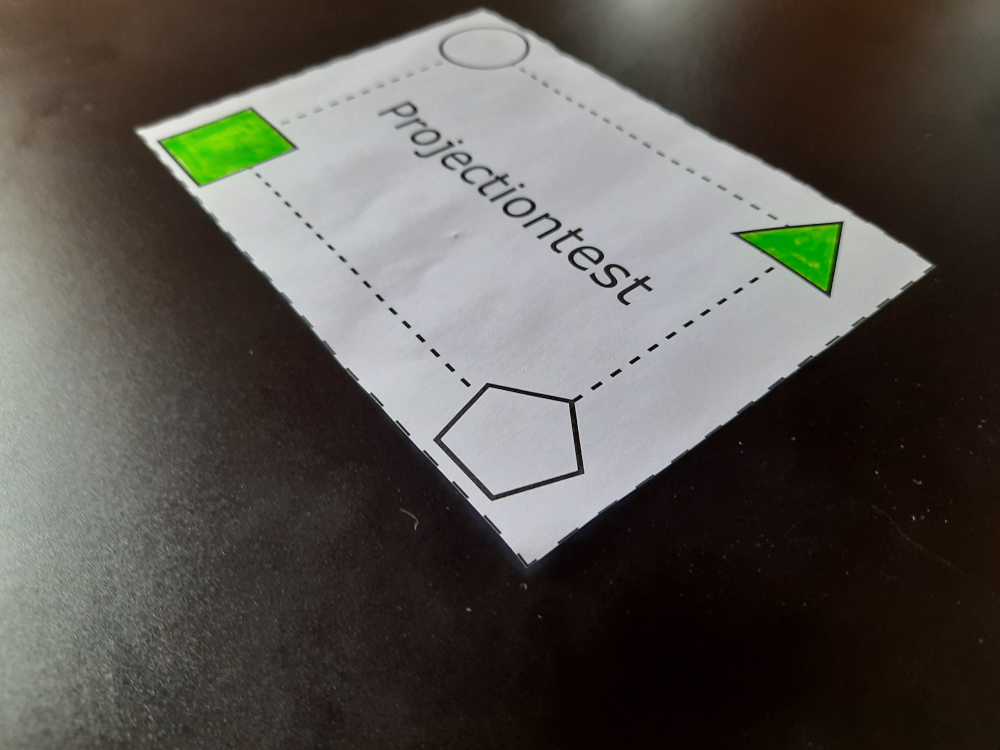
#> input picture 01_downloaded_tweetimgs/test_20200514_02.jpg, 4000 x 3000 px (shown at 1/4 size); its folder holds only this picture in this run
$ python -i growdetect.py   (imports and definitions only)
#> lines starting #> are read from the running program, lines starting #| are printed output that depends on the picture; after the words box and inside, x2 and y2 are one past the last pixel; in counts of white or black regions, pixels touching at a corner belong together
#> in process_image, img_src is the input picture: shape (3000, 4000, 3); mean B, G, R 80.9, 86.2, 89.9
import cv2
import numpy as np
from matplotlib import pyplot as plt
import time
import functools
import glob

def rescale(img_process, scale_percent=20):
#> called with scale_percent = 50
    width = int(img_process.shape[1] * scale_percent / 100)
#> width = 2000
    height = int(img_process.shape[0] * scale_percent / 100)
#> height = 1500
    dim = (width, height)
#> dim = (2000, 1500)
    invdim = np.array([img_process.shape[1]/width, img_process.shape[0]/height])
#> invdim = [2, 2]

    res = cv2.resize(img_process,dim)
    return (res, invdim)


def drawimg(img_src, v, future=None):
    draw_img = img_src.copy()
    for c in v:
        cv2.drawContours(draw_img, [c], 0,[255,0,0], 3)
    if future is not None:
        cv2.drawContours(draw_img, [future], 0,[0,0,255], 3)
    cv2.imshow("SRC",draw_img)
    draw_img = img_src.copy()
    for c in v:
        cv2.drawContours(draw_img, [c], 0,[255,0,0], 3)
    cv2.imshow("GREY",draw_img)


def grow_x(v, s = 5, idx = range(8)):
    ret = v.copy()
    if 0 in idx:
        ret[0] += [-s,0]
    if 2 in idx:
        ret[2] += [s,0]
    if 3 in idx:
        ret[3] += [s,0]
    if 4 in idx:
        ret[4] += [s,0]
    if 6 in idx:
        ret[6] += [-s,0]
    if 7 in idx:
        ret[7] += [-s,0]
    return ret


def grow_y(v, s = 5, idx = range(8)):
    ret = v.copy()
    if 0 in idx:
        ret[0] += [0,-s]
    if 1 in idx:
        ret[1] += [0,-s]
    if 2 in idx:
        ret[2] += [0,-s]
    if 4 in idx:
        ret[4] += [0,s]
    if 5 in idx:
        ret[5] += [0,s]
    if 6 in idx:
        ret[6] += [0,s]
    return ret


def grow(v, s, idx = range(8)):
    ret = v.copy()
    if 0 in idx:
        ret[0] += [-s,-s]
    if 1 in idx:
        ret[1] += [0,-s]
    if 2 in idx:
        ret[2] += [s,-s]
    if 3 in idx:
        ret[3] += [s,0]
    if 4 in idx:
        ret[4] += [s,s]
    if 5 in idx:
        ret[5] += [0,s]
    if 6 in idx:
        ret[6] += [-s,s]
    if 7 in idx:
        ret[7] += [-s,0]
    return ret


def get_pixel(img_grey, countour):
    # Create a mask image that contains the contour filled in
    cimg = np.zeros_like(img_grey)
    cv2.drawContours(cimg, [countour], 0, color=255, thickness=-1)

    # Access the image pixels and create a 1D numpy array
    pts = np.where(cimg == 255)
    return img_grey[pts[0], pts[1]]


growdirs = [[0,1,2],[2,3,4],[4,5,6],[6,7,0]]

step = 10

def process_image(img_file):

    img_src = cv2.imread(img_file, cv2.IMREAD_UNCHANGED)
    img_src, invdim = rescale(img_src, scale_percent=50) # pylint: disable=unused-variable
#> invdim = [2, 2]
    img_grey = cv2.cvtColor(img_src, cv2.COLOR_BGR2GRAY)
    thres, _ = cv2.threshold(img_grey, 20, 200, cv2.THRESH_BINARY + cv2.THRESH_OTSU)
#> thres = 103
    _, img_grey = cv2.threshold(img_grey, thres-1, 255, cv2.THRESH_BINARY)
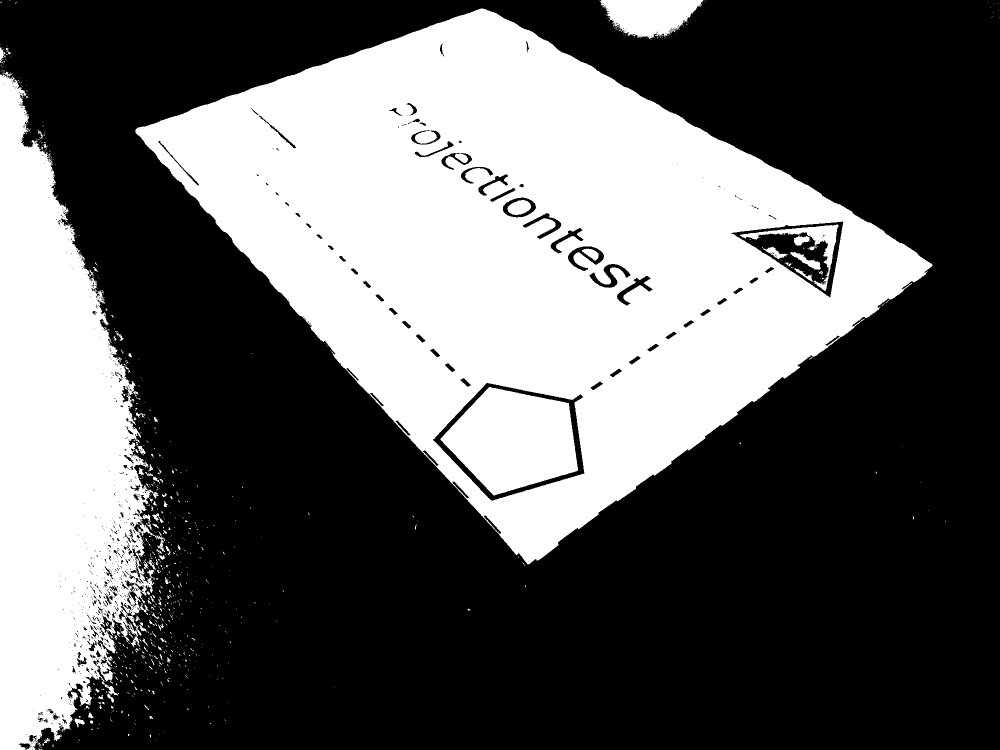
#> img_grey: shape (1500, 2000) (shown at 1/2 size); 37.9% white; 936 white regions (849 under 20 px), largest, box (x1, y1, x2, y2) and area: (270, 17, 1865, 1129) 813019, (0, 149, 330, 1500) 258731, (881, 774, 1156, 991) 40175
    org = np.array([int(img_grey.shape[0]/2),int(img_grey.shape[1]/2)])
#> org = [750, 1000]
    orgarray = np.array([org,org,org,org,org,org,org,org])
    # print(org)
    # print(grow(orgarray,5))
    # print(img_grey.shape)

    start = grow(orgarray,int(img_grey.shape[0]/4))
    c = np.array([start.copy(),start.copy(),start.copy(),start.copy()])


    def makefuture_rect(v,fn,idx):
        a = v[idx].copy()
        b = fn(v)
        b = b[idx]
        b = np.flip(b,0)
        # res = np.append(a,[[int((a[2][0]+b[0][0])/2),int((a[2][1]+b[0][1])/2)]],axis=0)
        res = np.append(a,b,axis=0)
        # res = np.append(res,[[int((a[0][0]+b[2][0])/2),int((a[0][1]+b[2][1])/2)]],axis=0)
        return res

    for idx, v in enumerate(c):
        # if idx != 3:
        #     continue
        p = None
        avg = 255
        while step <= v.min() and v.max() <=  img_src.shape[1]:
            future = None
            if idx == 0 or idx == 2:
                v = grow(v,step ,idx=growdirs[idx])
                future = makefuture_rect(v, functools.partial(grow_y, s=step*3, idx=growdirs[idx]), growdirs[idx])
            else:
                v = grow(v,step ,idx=growdirs[idx])
                future = makefuture_rect(v, functools.partial(grow_x, s=step*3, idx=growdirs[idx]), growdirs[idx])
            c[idx] = v
            # print(v)
            drawimg(img_src, c, future)
            # cv2.waitKey(200)
            p = get_pixel(img_grey,future)
            avg = np.average(p)
            print(avg)
            cv2.waitKey(100)
            if avg < ( thres ):
                break
#> this loop made 4 passes
#> pass 1, in drawimg, `cv2.imshow("SRC",draw_img)`:
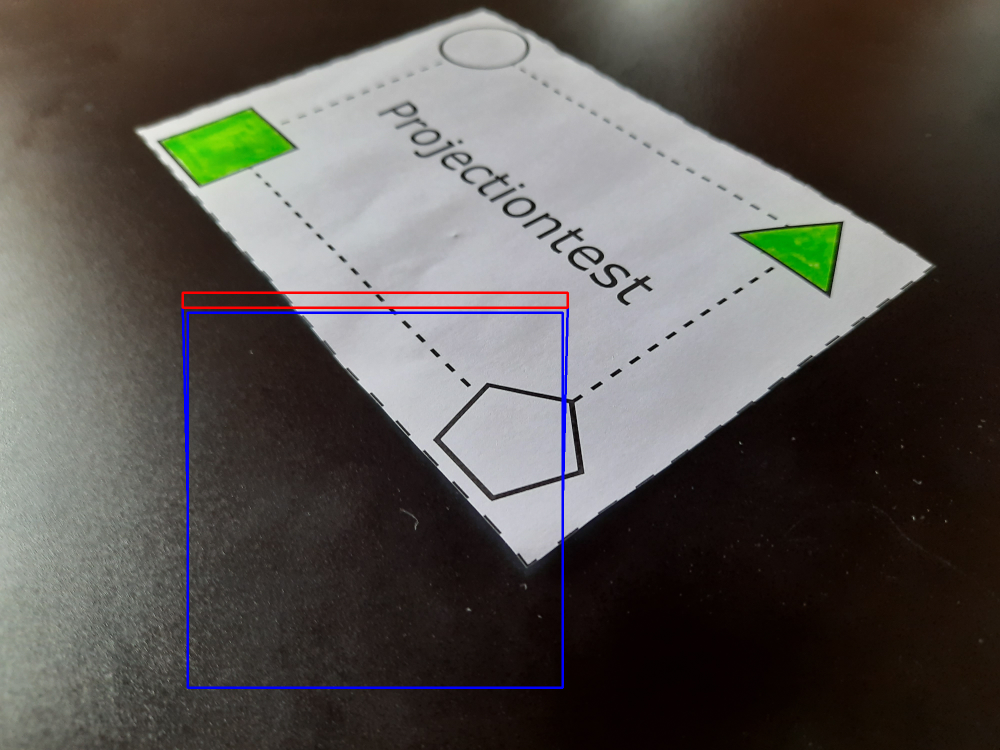
#> window 'SRC': shape (1500, 2000, 3) (shown at 1/2 size); mean B, G, R 81.6, 85.4, 89.8
#> pass 1, in drawimg, `cv2.imshow("GREY",draw_img)`:
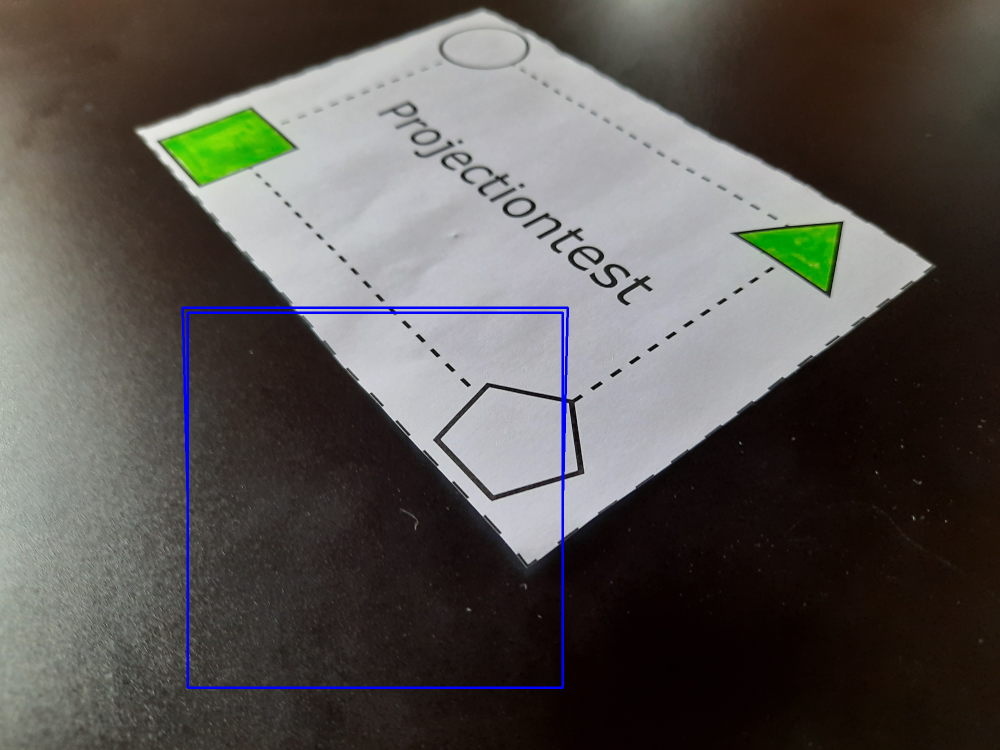
#> window 'GREY': shape (1500, 2000, 3) (shown at 1/2 size); mean B, G, R 82.2, 85.6, 89.3
#> pass 1, in drawimg (call 2), `cv2.imshow("SRC",draw_img)`:
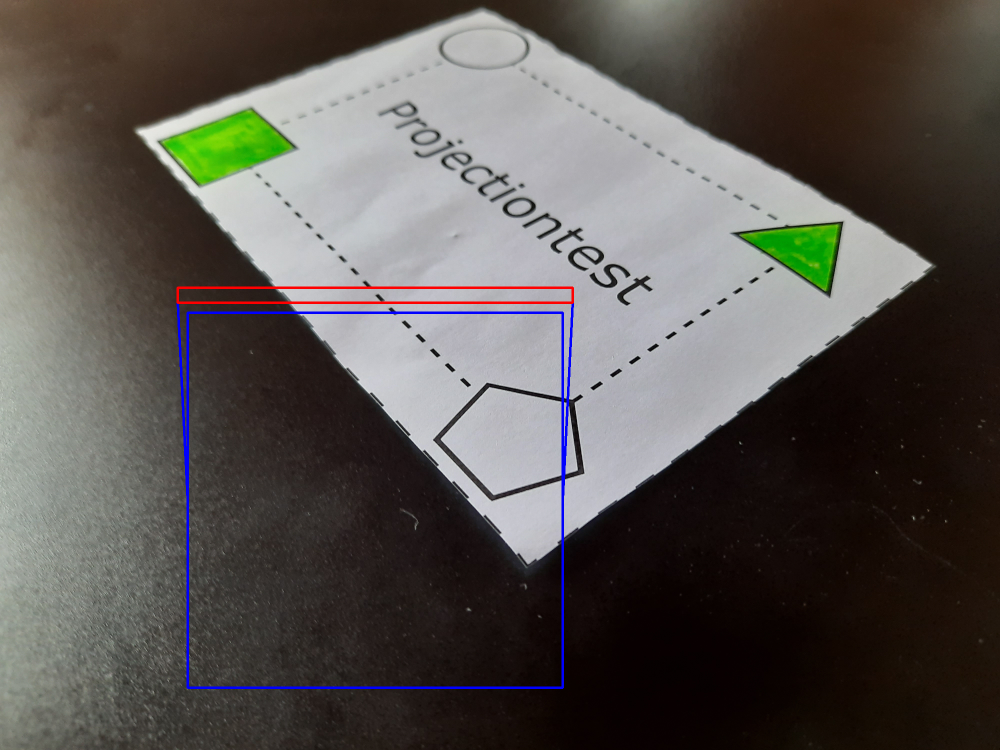
#> window 'SRC': shape (1500, 2000, 3) (shown at 1/2 size); mean B, G, R 81.6, 85.4, 89.8
#> pass 1, in drawimg (call 2), `cv2.imshow("GREY",draw_img)`:
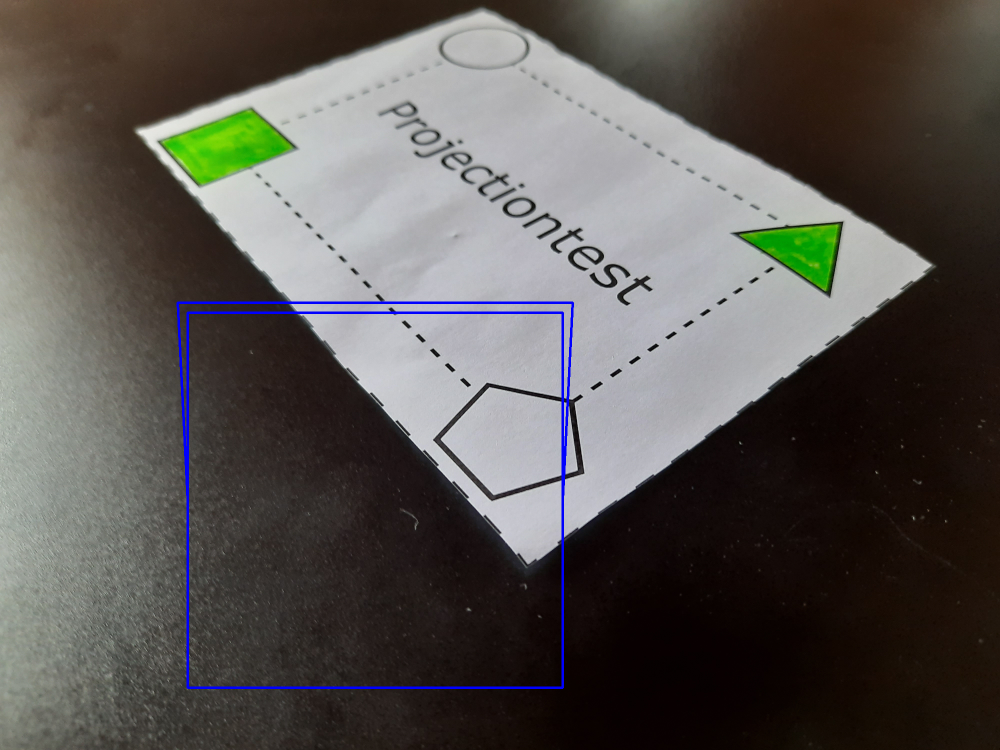
#> window 'GREY': shape (1500, 2000, 3) (shown at 1/2 size); mean B, G, R 82.2, 85.6, 89.3


    cv2.waitKey(1000)
    cv2.destroyAllWindows()


g = []
# [11 lines not run here, left out]

>>> result = process_image('../01_downloaded_tweetimgs/test_20200514_02.jpg')
